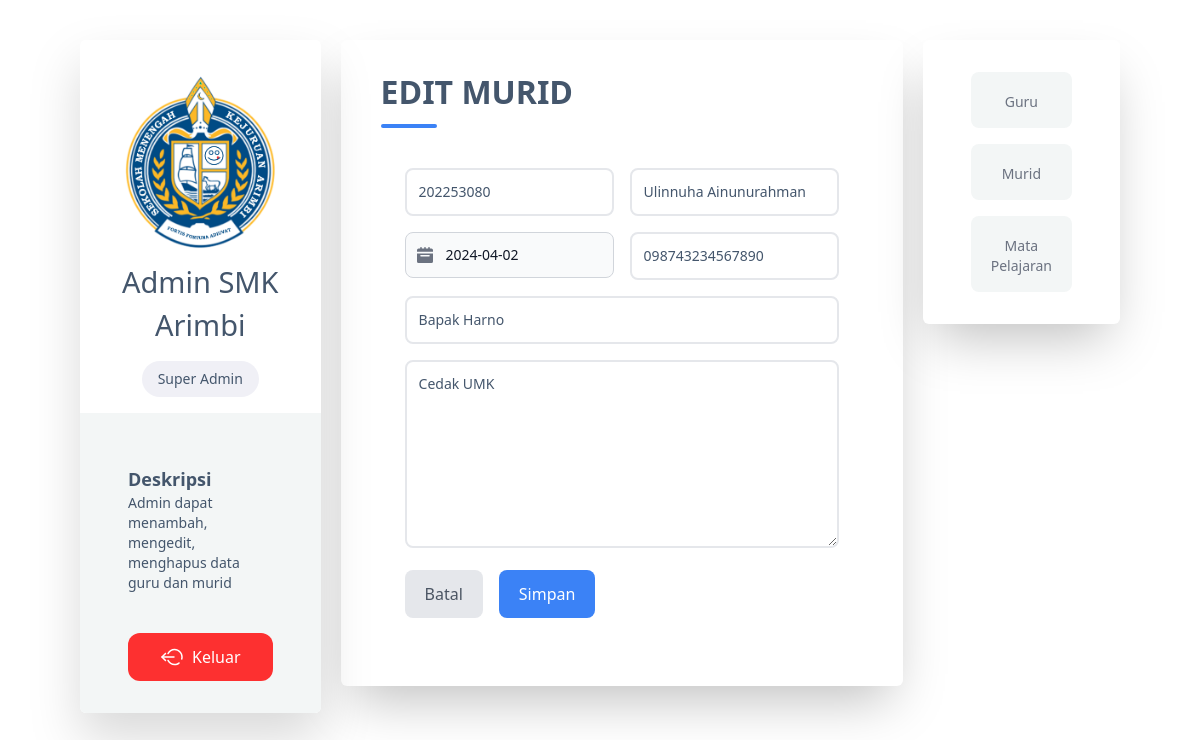
Page /dashboard/admin/edit/murid.php?nis=202253080 (signed in) on the committed database.
### tables this page shows
CREATE TABLE `tbmurid` (
  `nis` varchar(11) NOT NULL,
  `nama` varchar(255) NOT NULL,
  `tanggal_lahir` date NOT NULL,
  `alamat` varchar(255) NOT NULL,
  `nama_ortu` varchar(255) NOT NULL,
  `no_telepon` varchar(255) NOT NULL,
  `password` varchar(255) NOT NULL
);

### dashboard/admin/edit/murid.php (the view, shortened to what this page needs)
<?php
require_once "../../../config/connect.php";
$nis = $nama = $no_telp = $nama_ortu = $alamat = $password = "";
$tgl_lahir = 0;
$nis_err = $nama_err = $tgl_lahir_err = $no_telp_err = $nama_ortu_err = $alamat_err = $password_err = "";
if (isset($_POST["nis"]) && !empty($_POST["nis"])) {
    $get_nis = $_POST["nis"];
    $input_nis = trim($_POST["nis"]);
    if (empty($input_nis)) {
        $nis_err = "Mohon masukkan nis.";
    } else {
        $nis = $input_nis;
    }
    $input_nama = trim($_POST["nama"]);
    if (empty($input_nama)) {
        $nama_err = "Mohon masukkan nama.";
    } else {
        $nama = $input_nama;
    }
    $input_tglLahir = trim($_POST["tanggal_lahir"]);
    if (empty($input_tglLahir)) {
        $tgl_lahir_err = "Mohon masukkan tanggal lahir.";
    } else {
        $tgl_lahir = $input_tglLahir;
    }
    $input_noTelp = trim($_POST["no_telepon"]);
    if (empty($input_noTelp)) {
        $no_telp_err = "Mohon masukkan nomor telepon.";
    } else {
        $no_telp = $input_noTelp;
    }
    $input_namaOrtu = trim($_POST["nama_ortu"]);
    if (empty($input_namaOrtu)) {
        $nama_ortu_err = "Mohon masukkan nama orang tua.";
    } else {
        $nama_ortu = $input_namaOrtu;
    }
    $input_alamat = trim($_POST["alamat"]);
    if (empty($input_alamat)) {
        $alamat_err = "Mohon masukkan alamat.";
    } else {
        $alamat = $input_alamat;
    }
    if (empty($nis_err) && empty($nama_err) && empty($tgl_lahir_err) && empty($no_telp_err) && empty($nama_ortu_err) && empty($alamat_err)) {
        $sql = "UPDATE tbmurid SET nis=:nis, nama=:nama, tanggal_lahir=:tanggal_lahir, alamat=:alamat, nama_ortu=:nama_ortu, no_telepon=:no_telepon WHERE nis=:nis";
        if ($stmt = $conn->prepare($sql)) {
            $stmt->bindParam(":nis", $param_nis);
            $stmt->bindParam(":nama", $param_nama);
            $stmt->bindParam(":tanggal_lahir", $param_tgl_lahir);
            $stmt->bindParam(":no_telepon", $param_no_telp);
            $stmt->bindParam(":nama_ortu", $param_nama_ortu);
            $stmt->bindParam(":alamat", $param_alamat);
            $param_nis = $nis;
            $param_nama = $nama;
            $param_tgl_lahir = $tgl_lahir;
            $param_no_telp = $no_telp;
            $param_nama_ortu = $nama_ortu;
            $param_alamat = $alamat;
            if ($stmt->execute()) {
                header("location: ../list-murid.php");
                exit();
            } else {
                echo "Ups! Ada yang salah. Silakan coba lagi nanti";
            }
        }
        unset($stmt);
    }
    unset($conn);
} else {
    if (isset($_GET["nis"]) && !empty(trim($_GET["nis"]))) {
        $sql = "SELECT nis, nama, tanggal_lahir, alamat, nama_ortu, no_telepon FROM tbmurid WHERE nis = :nis";
        if ($stmt = $conn->prepare($sql)) {
            $stmt->bindParam(":nis", $param_nis);
            if ($stmt->execute()) {
                if ($stmt->rowCount() == 1) {
                    $row = $stmt->fetch(PDO::FETCH_ASSOC);
                    $nis = $row["nis"];
                    $nama = $row["nama"];
                    $tgl_lahir = $row["tanggal_lahir"];
                    $alamat = $row["alamat"];
                    $nama_ortu = $row["nama_ortu"];
                    $no_telp = $row["no_telepon"];
                } else {
                    echo ("gagal error");
                    exit();
                }
            } else {
                echo "Ups! Ada yang salah. Silakan coba lagi nanti";
            }
        }
    } else {
        echo ("gagal error");
        exit();
    }
}
?>
<!DOCTYPE html>
<html lang="en">
<head>
    <script src="https://cdn.tailwindcss.com"></script>
</head>
<body>
    <main class="text-[#44566C]">
        <div class="flex-row lg:flex mt-10 mb-20 mx-4 lg:mx-20 gap-5">
            <div class="bg-white w-full lg:w-[40%] h-fit rounded-md drop-shadow-2xl mb-10 lg:mb-0">
                <div class="flex flex-col items-center justify-center pt-8">
                    <img class="w-40 bg-white rounded-3xl object-cover" alt="" src="../../../assets/logo.png" />
                    <p class="text-[29px] mb-[14px] mt-2 text-center">
                        Admin SMK Arimbi
                    </p>
                    <div class="bg-[#F0F0F6] py-2 px-4 rounded-full w-fit text-sm mb-4">
                        Super Admin
                    </div>
                </div>
                <div class="bg-[#F3F6F6] flex flex-col justify-center px-12 py-8 rounded-b-md">
                    <div class="mt-5">
                        <span class="capitalize font-semibold text-lg">
                            Deskripsi
                        </span>
                        <p class="text-sm">
                            Admin dapat menambah, mengedit, menghapus data guru dan murid
                        </p>
                    </div>
                    <a href="../../../logout.php"
                        class="bg-[#fd3030] rounded-xl text-white px-8 py-3 mt-10 w-full text-center hover:shadow-xl hover:shadow-[#fd30306a] transition hover:duration-500 cursor-pointer flex items-center justify-center gap-x-2">
                        <span>Keluar</span>
                    </a>
                </div>
            </div>
            <div class="bg-white w-full h-max rounded-md shadow-2xl py-7">
                <div class="relative w-max pb-3 ml-4 lg:mx-10">
                    <div class="absolute border-b-4 border-blue-500 bottom-0 left-0 w-14 rounded-full"></div>
                    <h2 class="font-semibold text-[2rem] uppercase">edit murid</h2>
                </div>
                <div class="container mx-auto px-4 sm:px-8">
                    <div class="mx-auto max-w-screen-xl px-4 py-10 sm:px-6 lg:px-8">
                        <form action="<?php echo htmlspecialchars(basename($_SERVER['REQUEST_URI'])); ?>" method="post"
                            class="space-y-4">
                            <div class="grid grid-cols-1 gap-4 sm:grid-cols-2">
                                <div>
                                    <input class="w-full rounded-lg border-2 border-gray-200 p-3 text-sm"
                                        placeholder="NIS" type="text" name="nis" value="<?php echo $nis; ?>" />
                                </div>
                                <div>
                                    <input class="w-full rounded-lg border-2 border-gray-200 p-3 text-sm"
                                        placeholder="Nama" type="text" name="nama" value="<?php echo $nama; ?>" />
                                </div>
                            </div>
                            <div class="grid grid-cols-1 gap-4 sm:grid-cols-2">
                                <div>
                                    <div class="relative max-w-sm">
                                        <div
                                            class="absolute inset-y-0 start-0 flex items-center ps-3 pointer-events-none">
                                        </div>
                                        <input datepicker datepicker-format="yyyy-mm-dd" type="text"
                                            class="bg-gray-50 border border-gray-300 text-gray-900 text-sm rounded-lg focus:ring-blue-500 focus:border-blue-500 block w-full ps-10 p-3"
                                            placeholder="Tanggal Lahir" name="tanggal_lahir"
                                            value="<?php echo $tgl_lahir; ?>">
                                    </div>
                                </div>
                                <div>
                                    <input class="w-full rounded-lg border-2 border-gray-200 p-3 text-sm"
                                        placeholder="No Telp" type="text" name="no_telepon"
                                        value="<?php echo $no_telp; ?>" />
                                </div>
                            </div>
                            <div>
                                <input class="w-full rounded-lg border-2 border-gray-200 p-3 text-sm"
                                    placeholder="Nama Orang Tua" type="text" name="nama_ortu"
                                    value="<?php echo $nama_ortu; ?>" />
                            </div>
                            <div>
                                <textarea class="w-full rounded-lg border-2 border-gray-200 p-3 text-sm"
                                    placeholder="Alamat" rows="8" name="alamat"><?php echo $alamat; ?></textarea>
                            </div>
                            <div class="mt-4 flex items-center gap-x-4">
                                <a href="../list-murid.php"
                                    class="inline-block w-full rounded-lg bg-gray-200 px-5 py-3 font-medium text-gray-600 sm:w-auto text-center">
                                    Batal
                                </a>
                                <button type="submit"
                                    class="inline-block w-full rounded-lg bg-blue-500 px-5 py-3 font-medium text-white sm:w-auto">
                                    Simpan
                                </button>
                            </div>
                        </form>
                    </div>
                </div>
            </div>
            <div class="bg-white w-full lg:w-fit h-fit rounded-md shadow-2xl hidden lg:block">
                <div class="flex flex-col justify-center px-12 py-8 gap-y-4">
                    <a href="../list-guru.php"
                        class="rounded-lg px-5 py-4 w-full transition hover:duration-700 hover:bg-blue-500
                                        hover:text-white flex flex-col items-center cursor-pointer bg-[#F3F6F6] text-gray-500">
                        <span class=" text-sm font-medium mt-1 capitalize">guru</span>
                    </a>
                    <a href="../list-murid.php"
                        class="rounded-lg px-5 py-4 w-full transition hover:duration-700 hover:bg-blue-500
                                        hover:text-white flex flex-col items-center cursor-pointer bg-[#F3F6F6] text-gray-500">
                        <span class=" text-sm font-medium mt-1 capitalize">murid</span>
                    </a>
                    <a href="../list-mapel.php"
                        class="rounded-lg px-5 py-4 w-full transition hover:duration-700 hover:bg-blue-500
                                        hover:text-white flex flex-col items-center cursor-pointer bg-[#F3F6F6] text-gray-500 text-center">
                        <span class=" text-sm font-medium mt-1 capitalize">mata pelajaran</span>
                    </a>
                </div>
            </div>
        </div>
    </main>
</body>
</html>

### rows in the picture
tbmurid: nis "202253080", nama "Ulinnuha Ainunurahman", tanggal_lahir "2024-04-02", no_telepon "098743234567890", nama_ortu "Bapak Harno", alamat "Cedak UMK"
